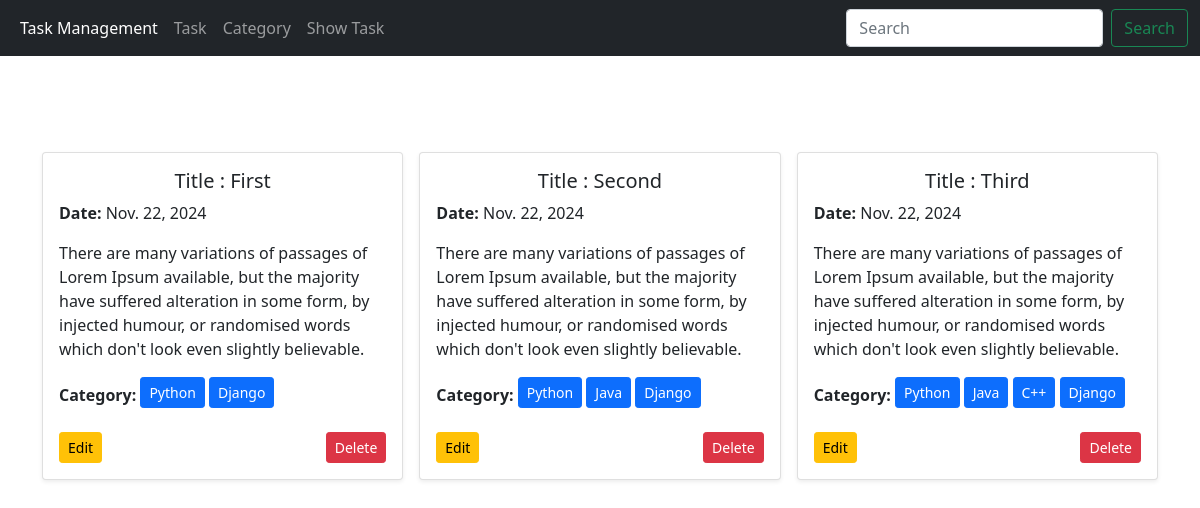
The page /task/show/ on the database its author committed.
### task/models.py (models this page shows, shortened)
class TaskModel(models.Model):
    title = models.CharField(max_length=50)
    description = models.TextField()
    is_complate = models.BooleanField(default=False)
    date = models.DateField()
    categories = models.ManyToManyField(Category)

### category/models.py (models this page shows, shortened)
class Category(models.Model):
    category = models.CharField(max_length=20)

### task/views.py (the view)
# urls.py: path('show/',views.Show_task,name='Show_task'),
def Show_task(request):
    tasks = TaskModel.objects.prefetch_related('categories').all()
    return render(request,'show.html',{'tasks' : tasks})

### task/templates/show.html
{% extends "base.html" %}
{% block content %}
{% load crispy_forms_tags %}
<div class="container mt-5 pt-5">
    <div class="row g-3 d-flex justify-content-around">
        {% for task in tasks %}
        <div class="col-12 col-sm-6 col-md-4">
            <div class="card h-100 shadow-sm">
                <div class="card-body d-flex flex-column">
                    <h5 class="card-title text-center">Title : {{ task.title }}</h5>
                    <p class="card-text"><strong>Date:</strong> {{ task.date }}</p>
                    <p class="card-text">{{ task.description }}</p>
                    <p>
                        <strong>Category:</strong>
                        {% for cat in task.categories.all %}
                            <button class="btn btn-primary btn-sm mb-2">{{ cat.category }}</button>
                        {% endfor %}
                    </p>
                    {% if task.is_complate %}
                        <span class="badge bg-success text-center my-2">Completed</span>
                    {% else %}
                        <div class="mt-auto d-flex justify-content-between">
                            <a href="{% url 'Edit_task' task.id %}" class="btn btn-warning btn-sm">Edit</a>
                            <a href="{% url 'delete_task' task.id %}" class="btn btn-danger btn-sm">Delete</a>
                        </div>
                    {% endif %}
                </div>
            </div>
        </div>
        {% endfor %}
    </div>
</div>
{% endblock %}

### templates/base.html (shortened to what this page needs)
<!doctype html>
<html lang="en">
  <head>
    <link href="https://cdn.jsdelivr.net/npm/bootstrap@5.0.2/dist/css/bootstrap.min.css" rel="stylesheet">
  </head>
  <body>
    <nav class="navbar navbar-expand-lg navbar-dark bg-dark">
        <div class="container-fluid">
          <div class="collapse navbar-collapse" id="navbarSupportedContent">
            <ul class="navbar-nav me-auto mb-2 mb-lg-0">
              <li class="nav-item">
                <a class="nav-link active" aria-current="page" href="{% url 'homepage' %}">Task Management</a>
              </li>
              <li class="nav-item">
                <a class="nav-link" href="{% url 'add_task' %} ">Task</a>
              </li>
              <li class="nav-item">
                <a class="nav-link" href="{% url 'categories' %}">Category</a>
              </li>
              <li class="nav-item">
                <a class="nav-link" href="{% url 'Show_task' %}">Show Task</a>
              </li>
            </ul>
            <form class="d-flex">
              <input class="form-control me-2" type="search" placeholder="Search" aria-label="Search">
              <button class="btn btn-outline-success" type="submit">Search</button>
            </form>
          </div>
        </div>
      </nav>
      {% block content %}
      {% endblock %}
  </body>
</html>

### rows shown on the page
TaskModel: title "First", date "Nov. 22, 2024", description "There are many variations of passages of Lorem Ipsum available, but the majority have suffered alteration in some form, by injected humour, or randomised words which don't look even slightly believable.", is_complate "Edit"
Category: category "Python"
Category: category "Django"
TaskModel: title "Second", date "Nov. 22, 2024", description "There are many variations of passages of Lorem Ipsum available, but the majority have suffered alteration in some form, by injected humour, or randomised words which don't look even slightly believable.", is_complate "Edit"
Category: category "Java"
TaskModel: title "Third", date "Nov. 22, 2024", description "There are many variations of passages of Lorem Ipsum available, but the majority have suffered alteration in some form, by injected humour, or randomised words which don't look even slightly believable.", is_complate "Edit"
Category: category "C++"
